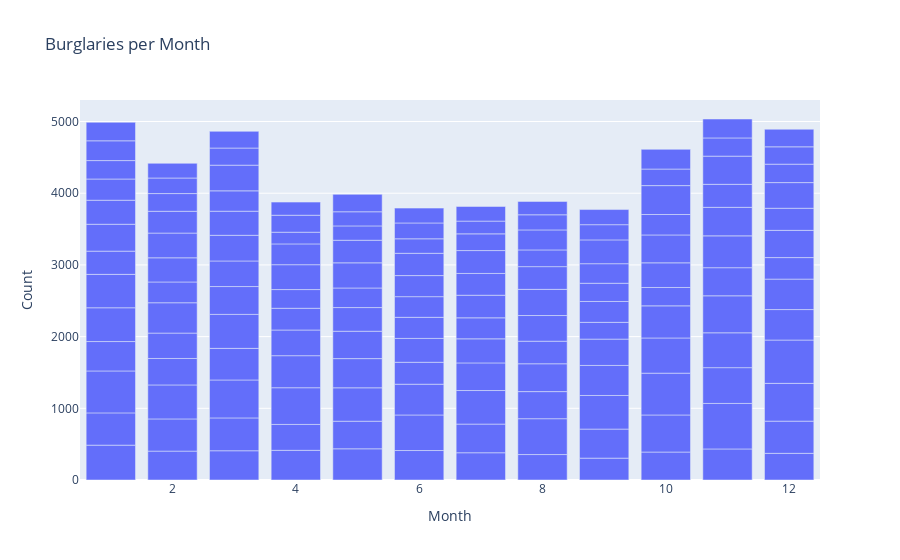

Notebook code cell kept with this figure:
### Code cell
# convert the date column to a datetime data type
barnet['Month'] = pd.to_datetime(barnet['Month'])

# count the occurrences of the value column per month
# counts = burglary.groupby(pd.Grouper(key='Month', freq='M'))['Crime type'].apply(lambda x: x.value_counts().get('Burglary', 0))
df_month = barnet.set_index('Month').resample('M').apply(lambda x: x['Crime type'].value_counts())
freq = df_month.loc[:, 'Burglary']
# freq
fig = go.Figure([go.Bar(x=freq.index.month, y=freq.fillna(0))])

# add labels and title
fig.update_layout(xaxis_title='Month', yaxis_title='Count', title='Burglaries per Month')

# show the plot
fig.show()

### Figure 1 — Plotly figure (JSON) as saved in the notebook; plotly's stock layout.template omitted (floating-point values rounded to 4 significant figures; data arrays with more than 128 entries replaced by an {"elided": "..."} marker saying what was removed)
{"data": [{"type": "bar", "x": {"elided": "148 int values"}, "y": {"elided": "148 int values"}}], "layout": {"title": {"text": "Burglaries per Month"}, "xaxis": {"title": {"text": "Month"}}, "yaxis": {"title": {"text": "Count"}}}}
